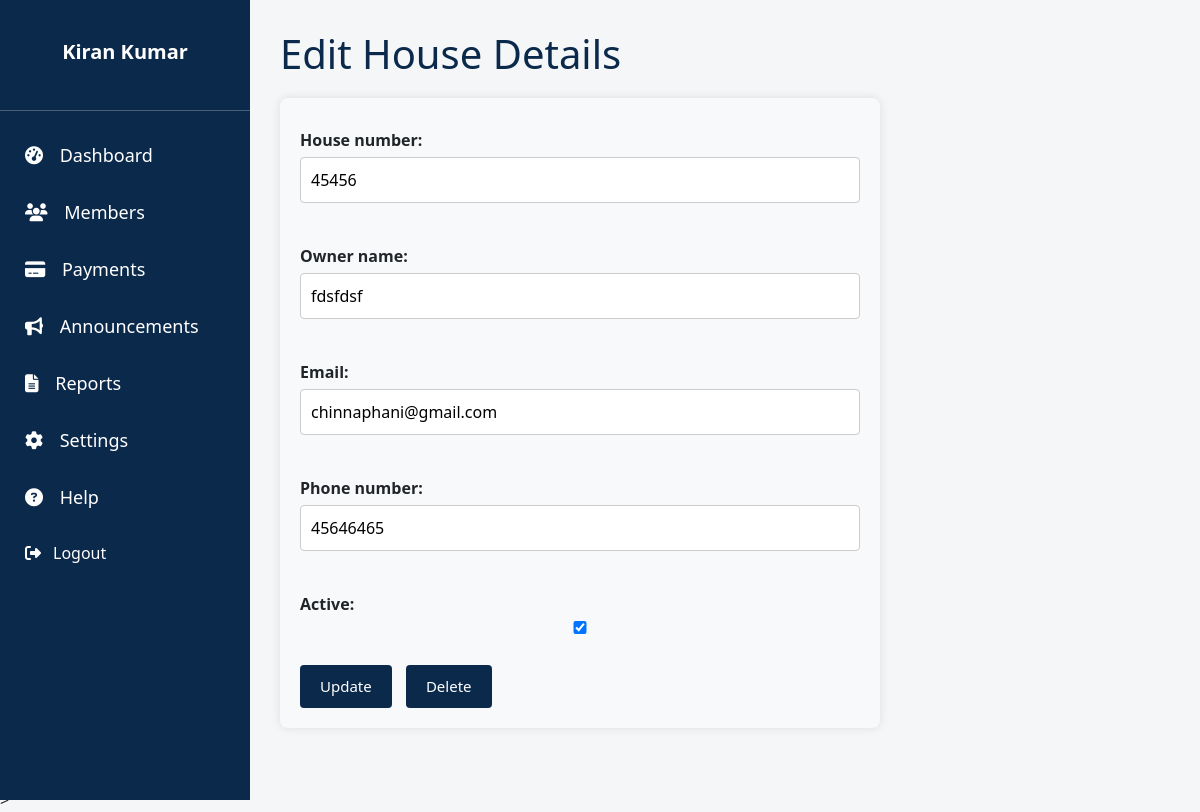
Page /members/2/edit/ (signed in) on the committed database.
### core/models.py (models this page shows, shortened)
class CustomUser(AbstractUser):
    mobile_number = models.CharField(max_length=15, blank=True, null=True)
    email = models.EmailField(blank=True, null=True)
    @property
    def association(self):
        membership = self.associationmembership_set.first()
        return membership.association if membership else None

### houses/models.py (models this page shows, shortened)
class House(models.Model):
    association = models.ForeignKey(Association, on_delete=models.CASCADE)
    house_number = models.CharField(max_length=50)
    owner_name = models.CharField(max_length=100)
    phone_number = models.CharField(max_length=15)
    email = models.EmailField(blank=True, null=True)
    membership_number = models.CharField(max_length=50, unique=True, blank=True)
    membership_date = models.DateField(default=current_date)
    active = models.BooleanField(default=True)
    house_type = models.CharField(max_length=50, choices=[
        ("individual", "Individual"),
        ("apartment", "Apartment"),
        ("mall", "Mall")
    ])
    latitude = models.FloatField(blank=True, null=True)
    longitude = models.FloatField(blank=True, null=True)

### houses/views.py (the view)
# urls.py: path('members/<int:pk>/edit/', views.edit_house_view, name='edit_house'),
@login_required
def edit_house_view(request, pk):
    association = request.user.association
    if not association:
        return HttpResponseForbidden("No association assigned to this user.")
    house = get_object_or_404(House, pk=pk, association=association)
    if request.method == 'POST':
        form = HouseForm(request.POST, instance=house)
        if form.is_valid():
            form.save()
            messages.success(request, "✅ House updated successfully!")
            return redirect('members')
        else:
            messages.error(request, "❌ Please correct the errors below.")
    else:
        form = HouseForm(instance=house)
    return render(request, 'houses/edit_house.html', {
        'form': form,
        'house': house
    })

### houses/forms.py
class HouseForm(forms.ModelForm):
    class Meta:
        model = House
        fields = ['house_number', 'owner_name', 'email', 'phone_number', 'active']

### associations/context_processors.py (called while the page is built)
def user_role_context(request):
    from associations.models import AssociationMembership  # ✅ Move import inside function
    role = None
    if request.user.is_authenticated:
        membership = AssociationMembership.objects.filter(user=request.user).first()
        if membership:
            role = membership.role
    return {'user_role': role}

### houses/templates/houses/edit_house.html (shortened to what this page needs)
{% extends 'base.html' %}
{% block content %}
<h1 style="color: #0B294B; margin-bottom: 20px;">Edit House Details</h1>
<div class="form-container">
  <form method="POST" action="{% url 'edit_house' house.pk %}">
    {{ form.as_p }}
    <button type="submit">Update</button>
    <button type="button" class="delete-btn" onclick="confirmDelete()">Delete</button>
  </form>
</div>
{% endblock %}

### templates/base.html (shortened to what this page needs)
{% load static %}
<!DOCTYPE html>
<html lang="en">
<head>
  <link rel="stylesheet" href="https://cdnjs.cloudflare.com/ajax/libs/font-awesome/6.4.0/css/all.min.css"/>
<link href="https://cdn.jsdelivr.net/npm/bootstrap@5.3.0/dist/css/bootstrap.min.css" rel="stylesheet">
</head>
<body>
<div class="sidebar">
  <div class="menu-group">
    <h2>{{ request.user.get_full_name|default:request.user.username }}</h2>
    <hr style="width:100%;text-align:left;margin-left:0">
    <a class="menu-item" href="{% url 'admin-dashboard' %}"><i class="fas fa-tachometer-alt"></i> Dashboard</a>
    <a class="menu-item" href="{% url 'members' %}"><i class="fas fa-users"></i> Members</a>
    <a class="menu-item" href="{% url 'colonybilling:payment-list' %}"><i class="fas fa-credit-card"></i> Payments</a>
    <a class="menu-item" href="#"><i class="fas fa-bullhorn"></i> Announcements</a>
    <a class="menu-item" href="#"><i class="fas fa-file-alt"></i> Reports</a>
    <a class="menu-item" href="{% url 'colonybilling:association_fee_settings' %}"><i class="fas fa-cog"></i> Settings</a>
    <a class="menu-item" href="#"><i class="fas fa-question-circle"></i> Help</a>
    <form method="post" action="{% url 'logout' %}" class="logout-form">
      <button type="submit" class="menu-item logout-button">
        <i class="fas fa-sign-out-alt"></i> Logout
      </button>
    </form>
  </div>
</div>
<div class="content">
  {% block content %}
  {% endblock %}
</div>
</body>
</html>>

### templates/base.html (style rules this page uses)
body { margin: 0; font-family: 'Segoe UI', sans-serif; background-color: #f4f6f8; }
.sidebar { width: 250px; background-color: #0B294B; height: 100vh; color: white; position: fixed; top: 0; left: 0; display: flex; flex-direction: column; justify-content: space-between; }
.menu-group { padding-top: 40px; display: flex; flex-direction: column; }
.sidebar h2 { text-align: center; font-size: 20px; margin-bottom: 30px; padding: 0 10px; color: #fff; font-weight: bold; }
.menu-item { padding: 15px 25px; font-size: 18px; color: white; text-decoration: none; display: block; transition: background 0.3s ease; }
.menu-item i { margin-right: 12px; }
form.logout-form { margin: 0; padding: 0; }
.logout-button { background: none; border: none; color: white; font-size: 16px; padding: 15px 25px; text-align: left; width: 100%; cursor: pointer; display: flex; align-items: center; font-family: inherit; }
.content { margin-left: 250px; padding: 30px; }
.content h1 { color: #0B294B; }

### houses/templates/houses/edit_house.html (style rules this page uses)
.form-container { max-width: 600px; padding: 20px; background-color: #f8f9fa; border-radius: 8px; box-shadow: 0 0 10px rgba(0,0,0,0.1); margin-bottom: 30px; }
.form-container label { font-weight: bold; margin-top: 10px; }
.form-container input, .form-container select { width: 100%; padding: 10px; margin-top: 5px; margin-bottom: 15px; border: 1px solid #ccc; border-radius: 4px; }
.form-container button { padding: 10px 20px; border: none; background-color: #0B294B; color: white; border-radius: 4px; cursor: pointer; font-size: 15px; }
.delete-btn { background-color: #dc3545; margin-left: 10px; }

### rows in the picture
CustomUser: user.get_full_name "Kiran Kumar"
House: house_number "45456", owner_name "fdsfdsf", email "chinnaphani@gmail.com", phone_number "45646465", active "☑"
